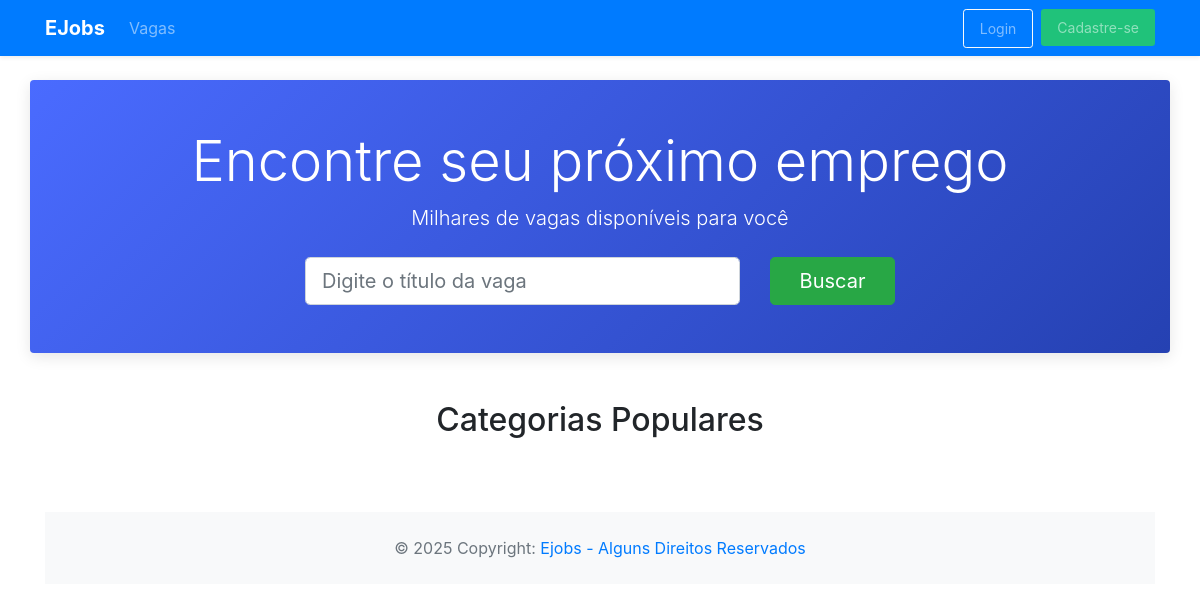
The app's page /app/controller/HomeController.php?action=home, older data.
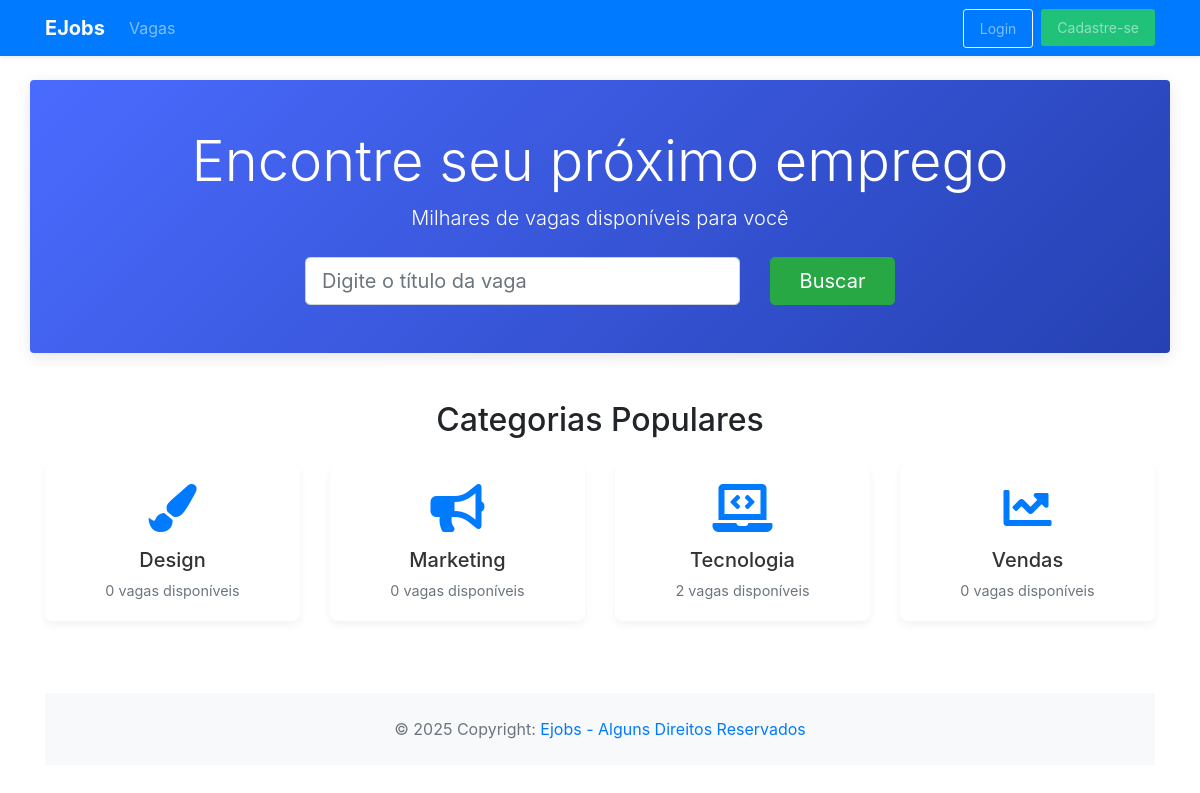
The same page, newer data.
### tables this page shows
CREATE TABLE categorias (
    id INT PRIMARY KEY AUTO_INCREMENT,
    nome VARCHAR(255),
    icone VARCHAR(255)
);

### app/controller/HomeController.php (called while the page is built, shortened)
<?php
require_once(__DIR__ . "/../dao/CategoriaDAO.php");
class HomeController extends Controller {
    private CategoriaDAO $categoriaDao;
    public function __construct() {
        $this->categoriaDao = new CategoriaDAO();
        $this->handleAction();
    }
    public function home() {
        $dados = [];
        $dados["categorias"] = $this->categoriaDao->listHome();
        $this->loadView("home/home.php", $dados);
    }
}
new HomeController();

### app/model/Categoria.php (called while the page is built)
<?php
class Categoria {
    private ?int $id;
    private ?string $nome;
    private ?string $icone;
    private ?int $total_vagas;
    public function getId(): ?int
    {
        return $this->id;
    }
    public function setId(?int $id): self
    {
        $this->id = $id;
        return $this;
    }
    public function getNome(): ?string
    {
        return $this->nome;
    }
    public function setNome(?string $nome): self
    {
        $this->nome = $nome;
        return $this;
    }
    public function getIcone(): ?string
    {
        return $this->icone;
    }
    public function setIcone(?string $icone): self
    {
        $this->icone = $icone;
        return $this;
    }
    public function getTotalVagas(): ?int
    {
        return $this->total_vagas;
    }
    public function setTotalVagas(?int $total_vagas): self
    {
        $this->total_vagas = $total_vagas;
        return $this;
    }
}

### app/dao/CategoriaDAO.php (called while the page is built, shortened)
<?php
include_once(__DIR__ . "/../model/Categoria.php");
class CategoriaDAO {
    public function listHome() {
        $conn = Connection::getConn();
        $sql = "SELECT c.id, c.nome, c.icone, COUNT(v.id) AS total_vagas
                FROM categorias c
                LEFT JOIN vaga v ON v.categoria_id = c.id AND v.status = 'Ativo'
                GROUP BY c.id, c.nome, c.icone
                ORDER BY c.nome ASC Limit 4" ;
        $stm = $conn->prepare($sql);
        $stm->execute();
        $result = $stm->fetchAll();
        return $this->mapCategoria($result);
    }
    private function mapCategoria($result) {
        $categorias = array();
        foreach ($result as $dado) {
            $categoria = new Categoria();
            $categoria->setId($dado['id']);
            $categoria->setNome($dado['nome']);
            $categoria->setIcone($dado['icone']);
            $categoria->setTotalVagas($dado['total_vagas'] ?? 0);
            array_push($categorias, $categoria);
        }
        return $categorias;
    }
}

### app/view/home/home.php (the view, shortened to what this page needs)
<?php
require_once(__DIR__ . "/../include/header.php");
require_once(__DIR__ . "/../include/menu.php");
?>
<link rel="stylesheet" href="<?= BASEURL ?>/view/home/home.css">
<link rel="stylesheet" href="<?= BASEURL ?>/view/include/header.css">
<div class="container">
    <div class="row mt-4 mb-5">
        <div class="col-12 text-center py-5 bg-primary text-white rounded banner">
            <h1 class="display-4">Encontre seu próximo emprego</h1>
            <p class="lead">Milhares de vagas disponíveis para você</p>
            <form class="mt-4 job-search-form" method="GET" action="<?= BASEURL ?>/controller/VagaController.php">
                <div class="row justify-content-center">
                    <div class="col-md-6">
                        <input type="text" name="search" class="form-control form-control-lg"
                            placeholder="Digite o título da vaga"
                            value="<?= isset($_GET['search']) ? htmlspecialchars($_GET['search']) : '' ?>"
                            required>
                    </div>
                    <div class="col-md-2">
                        <button type="submit" class="btn btn-success btn-lg btn-block">Buscar</button>
                    </div>
                </div>
            </form>
        </div>
    </div>
    <div class="row mb-5">
        <div class="col-12">
            <h2 class="text-center mb-4">Categorias Populares</h2>
        </div>
        <?php
        foreach($dados['categorias'] as $categoria){
        ?>
            <div class="col-md-3 mb-4">
                <a href="<?= BASEURL ?>/controller/VagaController.php?action=listPublic&idCategoria=<?= $categoria->getId() ?>"
                   class="text-decoration-none">
                    <div class="card text-center category-card">
                        <div class="card-body">
                            <i class="fas <?= $categoria->getIcone() ?> fa-3x mb-3 text-primary"></i>
                            <h5 class="card-title"><?= $categoria->getNome() ?></h5>
                            <p class="card-text text-muted"><?= $categoria->getTotalVagas() ?> vagas disponíveis</p>
                        </div>
                    </div>
                </a>
            </div>
        <?php
        }
        ?>
    </div>
    <?php
    require_once(__DIR__ . "/../include/footer.php");
    ?>

Row changes from the older to the newer data that the page shows:
added categorias: nome "Design", TotalVagas "0"
added categorias: nome "Marketing", TotalVagas "0"
added categorias: nome "Tecnologia", TotalVagas "2"
added categorias: nome "Vendas", TotalVagas "0"
